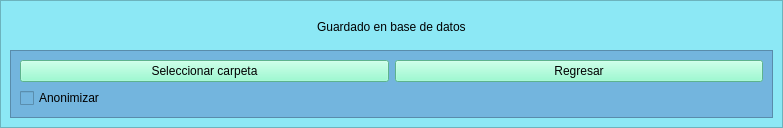
<?xml version="1.0" encoding="UTF-8"?>
<ui version="4.0">
 <class>MainWindow</class>
 <widget class="QMainWindow" name="MainWindow">
  <property name="geometry">
   <rect>
    <x>0</x>
    <y>0</y>
    <width>783</width>
    <height>128</height>
   </rect>
  </property>
  <property name="windowTitle">
   <string>Guardado en base de datos</string>
  </property>
  <widget class="QWidget" name="centralwidget">
   <layout class="QVBoxLayout" name="verticalLayout">
    <property name="leftMargin">
     <number>0</number>
    </property>
    <property name="topMargin">
     <number>0</number>
    </property>
    <property name="rightMargin">
     <number>0</number>
    </property>
    <property name="bottomMargin">
     <number>0</number>
    </property>
    <item>
     <widget class="QFrame" name="frame">
      <property name="styleSheet">
       <string notr="true">background-color: rgb(140, 232, 245);</string>
      </property>
      <property name="frameShape">
       <enum>QFrame::StyledPanel</enum>
      </property>
      <property name="frameShadow">
       <enum>QFrame::Raised</enum>
      </property>
      <layout class="QGridLayout" name="gridLayout_2">
       <item row="0" column="0" alignment="Qt::AlignHCenter">
        <widget class="QLabel" name="label">
         <property name="styleSheet">
          <string notr="true">font: 75 italic 16pt &quot;Consolas&quot;;</string>
         </property>
         <property name="text">
          <string>Guardado en base de datos</string>
         </property>
        </widget>
       </item>
       <item row="1" column="0">
        <widget class="QFrame" name="frame_2">
         <property name="styleSheet">
          <string notr="true">background-color: rgb(115, 181, 222);</string>
         </property>
         <property name="frameShape">
          <enum>QFrame::StyledPanel</enum>
         </property>
         <property name="frameShadow">
          <enum>QFrame::Raised</enum>
         </property>
         <layout class="QGridLayout" name="gridLayout">
          <item row="0" column="0">
           <widget class="QPushButton" name="save_button">
            <property name="styleSheet">
             <string notr="true">
background-color: rgb(130, 250, 198);</string>
            </property>
            <property name="text">
             <string>Seleccionar carpeta</string>
            </property>
           </widget>
          </item>
          <item row="0" column="1">
           <widget class="QPushButton" name="return_button">
            <property name="styleSheet">
             <string notr="true">background-color: rgb(130, 250, 198);</string>
            </property>
            <property name="text">
             <string>Regresar</string>
            </property>
           </widget>
          </item>
          <item row="1" column="0">
           <widget class="QCheckBox" name="anonimizar">
            <property name="text">
             <string>Anonimizar</string>
            </property>
           </widget>
          </item>
         </layout>
        </widget>
       </item>
      </layout>
     </widget>
    </item>
   </layout>
  </widget>
 </widget>
 <resources/>
 <connections/>
</ui>
